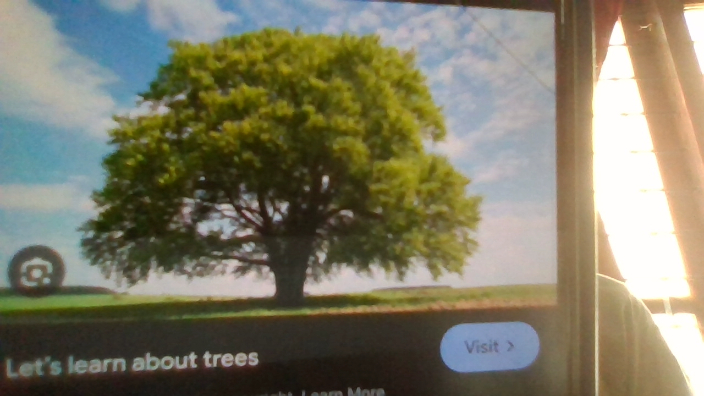
#> input picture images/tree_20250118_120857.jpg, 704 x 396 px
$ python -i app.py   (imports and definitions only)
#> lines starting #> are read from the running program, lines starting #| are printed output that depends on the picture; after the words box and inside, x2 and y2 are one past the last pixel; in counts of white or black regions, pixels touching at a corner belong together
import streamlit as st
import sqlite3
from PIL import Image, ExifTags
from datetime import datetime
import cv2
import numpy as np
import os

# Database setup
DB_PATH = "tree_data.db"

# [28 lines left out: functions create_database, extract_focal_length, not called in this run]

def process_image(image_path, real_world_scale_height=0.5, real_world_scale_width=0.5, reference_height=1.0, reference_width=0.2):
    """Process the image: detect tree, add guidelines, and calculate height/width in meters."""
#> called with image_path = 'images/tree_20250118_120857.jpg', real_world_scale_height = 0.5, real_world_scale_width = 0.5, reference_height = 1, reference_width = 0.2
    image = cv2.imread(image_path)
#> image is the input picture: shape (396, 704, 3); mean B, G, R 103.1, 123.8, 127
    height, width, _ = image.shape
#> height = 396; width = 704

    # Convert to HSV for color-based segmentation
    hsv = cv2.cvtColor(image, cv2.COLOR_BGR2HSV)
#> hsv: shape (396, 704, 3); mean H, S, V 41.4, 90.6, 134.9
    green_lower = np.array([35, 50, 50])  # Lower bound for green
    green_upper = np.array([85, 255, 255])  # Upper bound for green
    mask = cv2.inRange(hsv, green_lower, green_upper)
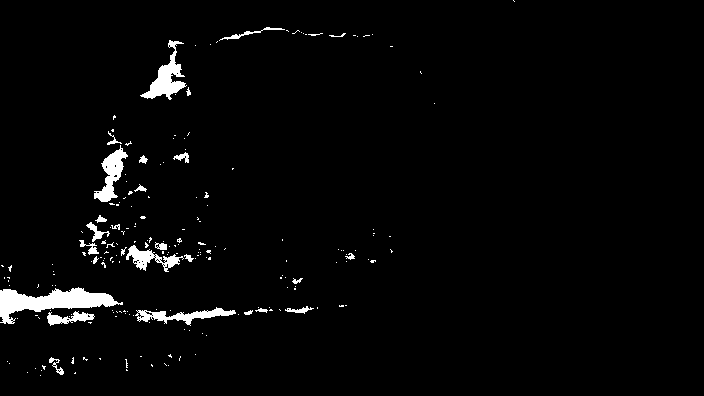
#> mask: shape (396, 704); 2.6% white; 203 white regions (175 under 20 px), largest, box (x1, y1, x2, y2) and area: (0, 287, 123, 324) 2028, (140, 40, 187, 100) 960, (94, 145, 128, 202) 788

    # Morphological operations to clean the mask
    kernel = cv2.getStructuringElement(cv2.MORPH_ELLIPSE, (7, 7))
    mask = cv2.morphologyEx(mask, cv2.MORPH_CLOSE, kernel)
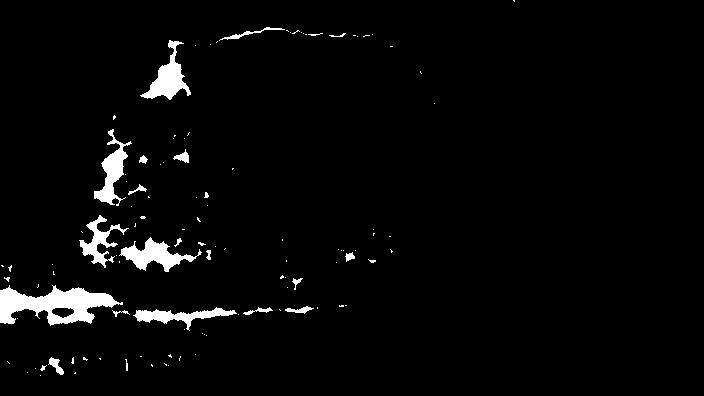
#> mask: shape (396, 704); 3.2% white; 110 white regions (87 under 20 px)

    # Find contours in the mask
    contours, _ = cv2.findContours(mask, cv2.RETR_EXTERNAL, cv2.CHAIN_APPROX_SIMPLE)
#> contours = 110 contours, 94 with area under 20; largest, box (x1, y1, x2, y2) and area: (0, 285, 123, 326) 2596, (119, 237, 202, 272) 1030, (140, 40, 191, 100) 1008, (94, 129, 132, 206) 886, (133, 307, 237, 331) 730
    if not contours:
        return False, "No tree detected in the image. Please recapture.", None, None

    # Get the largest contour (assume it's the tree)
    largest_contour = max(contours, key=cv2.contourArea)
#> largest_contour = contour of 219 points, box (x1, y1, x2, y2) (0, 285, 123, 326), area 2596
    x, y, w, h = cv2.boundingRect(largest_contour)
#> x = 0; y = 285; w = 123; h = 41

    # Convert the tree height and width to real-world meters using reference object
    tree_height_meters = (h / reference_height) * reference_height  # Based on reference height
#> tree_height_meters = 41
    tree_width_meters = (w / reference_width) * reference_width  # Based on reference width
#> tree_width_meters = 123

    # Calculate crown size (proportional to width)
    crown_size = tree_width_meters * 1.5  # For example, crown size is 1.5x the width
#> crown_size = 184.5

    # Add guidelines (dotted lines)
    cv2.line(image, (width // 2, 0), (width // 2, height), (255, 0, 0), 2, lineType=cv2.LINE_AA)  # Blue dotted vertical line
    cv2.line(image, (0, height // 2), (width, height // 2), (255, 0, 0), 2, lineType=cv2.LINE_AA)  # Blue dotted horizontal line

    # Add height and width text on the image with smaller font size and red color
    text_height = f"Height: {tree_height_meters:.2f}m"
#> text_height = 'Height: 41.00m'
    text_width = f"Width: {tree_width_meters:.2f}m"
#> text_width = 'Width: 123.00m'

    # Position text (you can adjust these positions as needed)
    font = cv2.FONT_HERSHEY_SIMPLEX
    font_scale = 0.4  # Smaller font scale for smaller text
    thickness = 1  # Thin text for better fit

    # Calculate text size to ensure it's within image bounds
    (text_width_height, _) = cv2.getTextSize(text_height, font, font_scale, thickness)
#> text_width_height = (99, 9)
    (text_width_width, _) = cv2.getTextSize(text_width, font, font_scale, thickness)
#> text_width_width = (100, 9)

    # Ensure text fits within the image width and height
    text_x = max(10, min(x, width - text_width_height[0] - 10))
#> text_x = 10
    text_y = max(10, y - 10)
#> text_y = 275
    cv2.putText(image, text_height, (text_x, text_y), font, font_scale, (0, 0, 255), thickness)

    text_x = max(10, min(x, width - text_width_width[0] - 10))
    text_y = max(10, y + h + 20)
#> text_y = 346
    cv2.putText(image, text_width, (text_x, text_y), font, font_scale, (0, 0, 255), thickness)
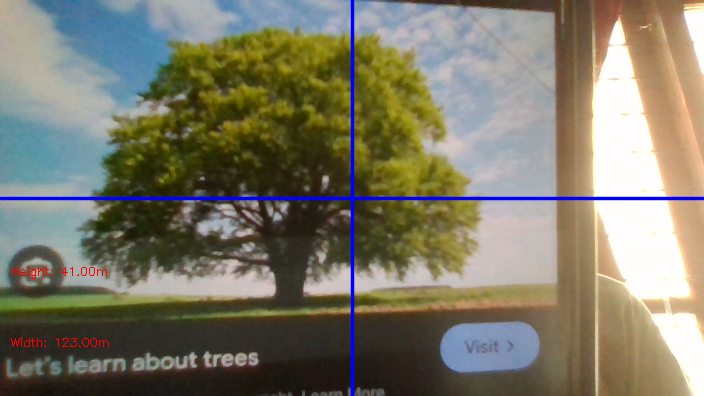
#> image: shape (396, 704, 3); mean B, G, R 105.3, 122.2, 125.7

    # Save the processed image
    processed_image_path = image_path.replace(".jpg", "_processed.jpg")
    cv2.imwrite(processed_image_path, image)

    return True, None, processed_image_path, (tree_height_meters, tree_width_meters, crown_size)

# [59 lines left out: functions save_tree_to_database, main, not called in this run]

# [2 lines not run here, left out]

>>> result = process_image('images/tree_20250118_120857.jpg')

$ run again, on images/tree_20250118_122033.jpg
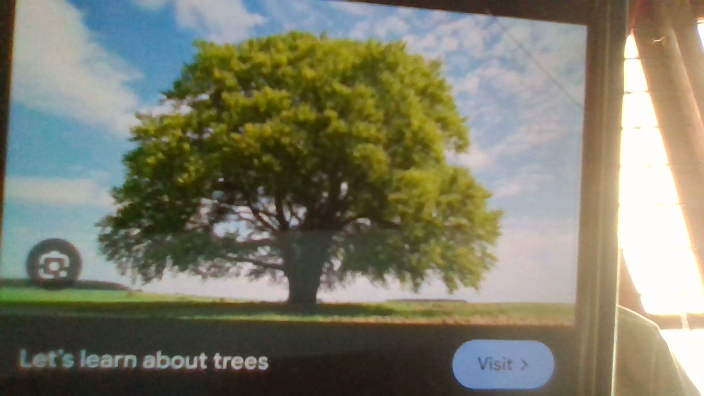
#> input picture images/tree_20250118_122033.jpg, 704 x 396 px
#> in process_image, image is the input picture: shape (396, 704, 3); mean B, G, R 106.7, 125.2, 125.3
#> hsv: shape (396, 704, 3); mean H, S, V 47.2, 84, 135.1
#> in process_image, `mask = cv2.morphologyEx(mask, cv2.MORPH_CLOSE, kernel)`:
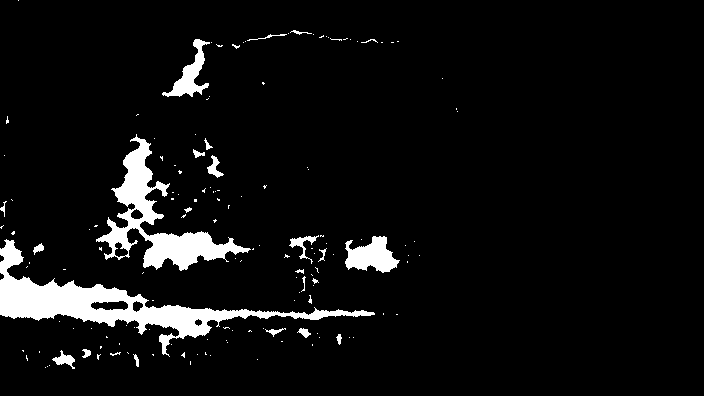
#> mask: shape (396, 704); 6.1% white; 148 white regions (123 under 20 px)
#> contours = 148 contours, 133 with area under 20; largest, box (x1, y1, x2, y2) and area: (0, 239, 375, 357) 7741, (96, 134, 251, 271) 5046, (345, 236, 400, 273) 1147, (162, 39, 210, 97) 815, (289, 235, 319, 264) 164
#> largest_contour = contour of 668 points, box (x1, y1, x2, y2) (0, 239, 375, 357), area 7741
#> x = 0; y = 239; w = 375; h = 118
#> tree_width_meters = 375
#> crown_size = 562.5
#> text_height = 'Height: 118.00m'
#> text_width = 'Width: 375.00m'
#> text_width_height = (107, 9)
#> text_width_width = (100, 9)
#> text_x = 10
#> in process_image, `text_y = max(10, y - 10)`: text_y = 229
#> in process_image, `text_y = max(10, y + h + 20)`: text_y = 377
#> in process_image, `cv2.putText(image, text_width, (text_x, text_y), font, font_scale, (0,..`:
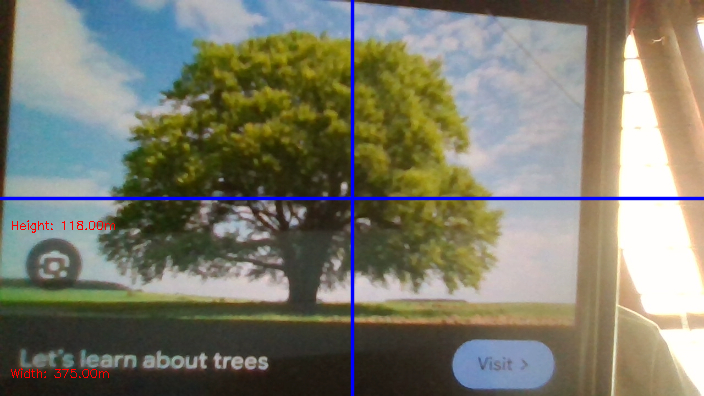
#> image: shape (396, 704, 3); mean B, G, R 108.7, 123.4, 124

$ run again, on images/tree_20250118_122228.jpg
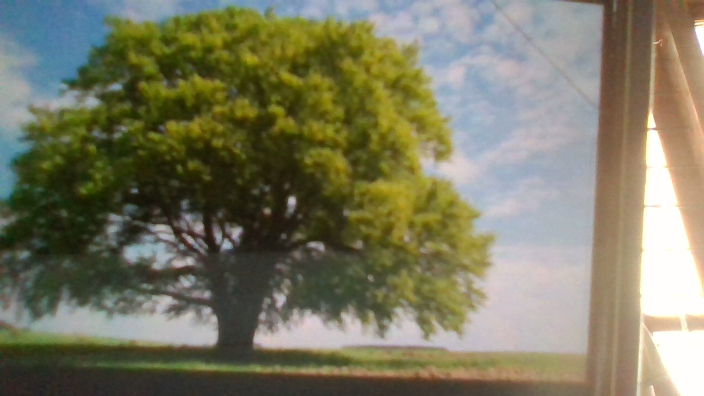
#> input picture images/tree_20250118_122228.jpg, 704 x 396 px
#> in process_image, image is the input picture: shape (396, 704, 3); mean B, G, R 97.8, 121.7, 123.5
#> hsv: shape (396, 704, 3); mean H, S, V 48.8, 93.3, 130.7
#> in process_image, `mask = cv2.morphologyEx(mask, cv2.MORPH_CLOSE, kernel)`:
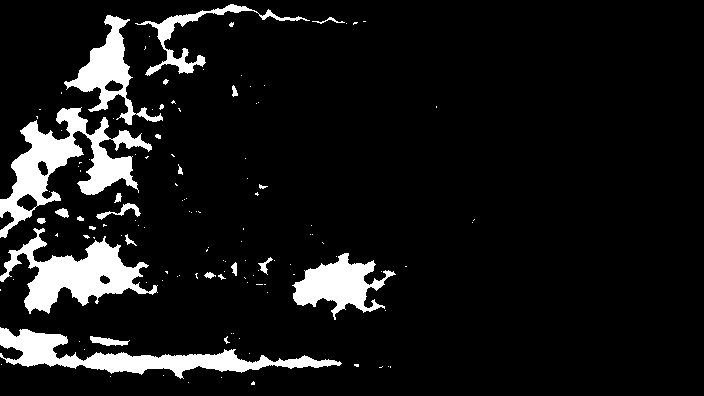
#> mask: shape (396, 704); 9.3% white; 126 white regions (101 under 20 px)
#> contours = 126 contours, 109 with area under 20; largest, box (x1, y1, x2, y2) and area: (0, 107, 152, 238) 6134, (0, 228, 158, 314) 4998, (0, 327, 342, 379) 4818, (292, 253, 396, 320) 2965, (64, 15, 163, 125) 2874
#> largest_contour = contour of 514 points, box (x1, y1, x2, y2) (0, 107, 152, 238), area 6134
#> x = 0; y = 107; w = 152; h = 131
#> tree_width_meters = 152
#> crown_size = 228
#> text_height = 'Height: 131.00m'
#> text_width = 'Width: 152.00m'
#> text_width_height = (107, 9)
#> text_width_width = (100, 9)
#> text_x = 10
#> in process_image, `text_y = max(10, y - 10)`: text_y = 97
#> in process_image, `text_y = max(10, y + h + 20)`: text_y = 258
#> in process_image, `cv2.putText(image, text_width, (text_x, text_y), font, font_scale, (0,..`:
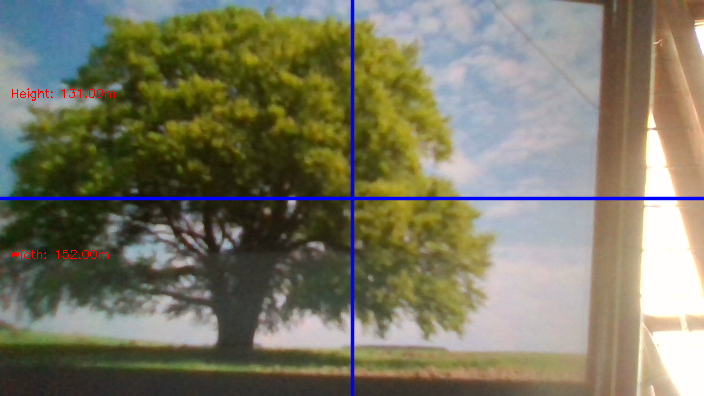
#> image: shape (396, 704, 3); mean B, G, R 100.1, 120.2, 122.4
